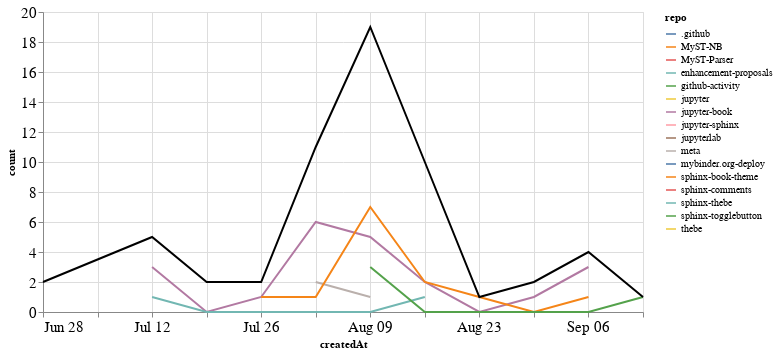

The notebook cell saved with this chart:
### Markdown cell above
## PRs

### Code cell
prs_time = prs.groupby('repo').resample('W', on='createdAt').count()['author'].reset_index()
prs_time = prs_time.rename(columns={'author': 'count'})
prs_time_total = prs_time.groupby('createdAt').agg({"count": "sum"}).reset_index()

ch1 = alt.Chart(prs_time, width=600).mark_line().encode(
    x='createdAt',
    y='count',
    color='repo',
    tooltip="repo"
)

ch2 = alt.Chart(prs_time_total, width=600).mark_line(color="black").encode(
    x='createdAt',
    y='count',
)

ch1 + ch2

### Figure 1 — Vega-Lite specification as saved in the notebook (floating-point values rounded to 4 significant figures)
{"config": {"axisLeft": {"labelFontSize": 15}, "axisBottom": {"labelFontSize": 15}}, "layer": [{"data": {"name": "data-35308d319c1cb6d82279ccf172b4fe40"}, "mark": "line", "encoding": {"color": {"type": "nominal", "field": "repo"}, "tooltip": {"type": "nominal", "field": "repo"}, "x": {"type": "temporal", "field": "createdAt"}, "y": {"type": "quantitative", "field": "count"}}, "width": 600}, {"data": {"name": "data-4501f9c5c57953641c958fd3e6b7f949"}, "mark": {"type": "line", "color": "black"}, "encoding": {"x": {"type": "temporal", "field": "createdAt"}, "y": {"type": "quantitative", "field": "count"}}, "width": 600}], "$schema": "https://vega.github.io/schema/vega-lite/v4.8.1.json", "datasets": {"data-35308d319c1cb6d82279ccf172b4fe40": [{"repo": ".github", "createdAt": "2020-08-02T00:00:00", "count": 2}, {"repo": "MyST-NB", "createdAt": "2020-07-19T00:00:00", "count": 1}, {"repo": "MyST-Parser", "createdAt": "2020-06-28T00:00:00", "count": 1}, {"repo": "enhancement-proposals", "createdAt": "2020-08-30T00:00:00", "count": 1}, {"repo": "github-activity", "createdAt": "2020-08-09T00:00:00", "count": 2}, {"repo": "jupyter", "createdAt": "2020-07-12T00:00:00", "count": 1}, {"repo": "jupyter-book", "createdAt": "2020-07-12T00:00:00", "count": 3}, {"repo": "jupyter-book", "createdAt": "2020-07-19T00:00:00", "count": 0}, {"repo": "jupyter-book", "createdAt": "2020-07-26T00:00:00", "count": 1}, {"repo": "jupyter-book", "createdAt": "2020-08-02T00:00:00", "count": 6}, {"repo": "jupyter-book", "createdAt": "2020-08-09T00:00:00", "count": 5}, {"repo": "jupyter-book", "createdAt": "2020-08-16T00:00:00", "count": 2}, {"repo": "jupyter-book", "createdAt": "2020-08-23T00:00:00", "count": 0}, {"repo": "jupyter-book", "createdAt": "2020-08-30T00:00:00", "count": 1}, {"repo": "jupyter-book", "createdAt": "2020-09-06T00:00:00", "count": 3}, {"repo": "jupyter-sphinx", "createdAt": "2020-06-28T00:00:00", "count": 1}, {"repo": "jupyterlab", "createdAt": "2020-08-09T00:00:00", "count": 1}, {"repo": "meta", "createdAt": "2020-08-02T00:00:00", "count": 2}, {"repo": "meta", "createdAt": "2020-08-09T00:00:00", "count": 1}, {"repo": "mybinder.org-deploy", "createdAt": "2020-07-19T00:00:00", "count": 1}, {"repo": "sphinx-book-theme", "createdAt": "2020-07-26T00:00:00", "count": 1}, {"repo": "sphinx-book-theme", "createdAt": "2020-08-02T00:00:00", "count": 1}, {"repo": "sphinx-book-theme", "createdAt": "2020-08-09T00:00:00", "count": 7}, {"repo": "sphinx-book-theme", "createdAt": "2020-08-16T00:00:00", "count": 2}, {"repo": "sphinx-book-theme", "createdAt": "2020-08-23T00:00:00", "count": 1}, {"repo": "sphinx-book-theme", "createdAt": "2020-08-30T00:00:00", "count": 0}, {"repo": "sphinx-book-theme", "createdAt": "2020-09-06T00:00:00", "count": 1}, {"repo": "sphinx-comments", "createdAt": "2020-08-16T00:00:00", "count": 4}, {"repo": "sphinx-thebe", "createdAt": "2020-07-12T00:00:00", "count": 1}, {"repo": "sphinx-thebe", "createdAt": "2020-07-19T00:00:00", "count": 0}, {"repo": "sphinx-thebe", "createdAt": "2020-07-26T00:00:00", "count": 0}, {"repo": "sphinx-thebe", "createdAt": "2020-08-02T00:00:00", "count": 0}, {"repo": "sphinx-thebe", "createdAt": "2020-08-09T00:00:00", "count": 0}, {"repo": "sphinx-thebe", "createdAt": "2020-08-16T00:00:00", "count": 1}, {"repo": "sphinx-togglebutton", "createdAt": "2020-08-09T00:00:00", "count": 3}, {"repo": "sphinx-togglebutton", "createdAt": "2020-08-16T00:00:00", "count": 0}, {"repo": "sphinx-togglebutton", "createdAt": "2020-08-23T00:00:00", "count": 0}, {"repo": "sphinx-togglebutton", "createdAt": "2020-08-30T00:00:00", "count": 0}, {"repo": "sphinx-togglebutton", "createdAt": "2020-09-06T00:00:00", "count": 0}, {"repo": "sphinx-togglebutton", "createdAt": "2020-09-13T00:00:00", "count": 1}, {"repo": "thebe", "createdAt": "2020-08-16T00:00:00", "count": 1}], "data-4501f9c5c57953641c958fd3e6b7f949": [{"createdAt": "2020-06-28T00:00:00", "count": 2}, {"createdAt": "2020-07-12T00:00:00", "count": 5}, {"createdAt": "2020-07-19T00:00:00", "count": 2}, {"createdAt": "2020-07-26T00:00:00", "count": 2}, {"createdAt": "2020-08-02T00:00:00", "count": 11}, {"createdAt": "2020-08-09T00:00:00", "count": 19}, {"createdAt": "2020-08-16T00:00:00", "count": 10}, {"createdAt": "2020-08-23T00:00:00", "count": 1}, {"createdAt": "2020-08-30T00:00:00", "count": 2}, {"createdAt": "2020-09-06T00:00:00", "count": 4}, {"createdAt": "2020-09-13T00:00:00", "count": 1}]}}
